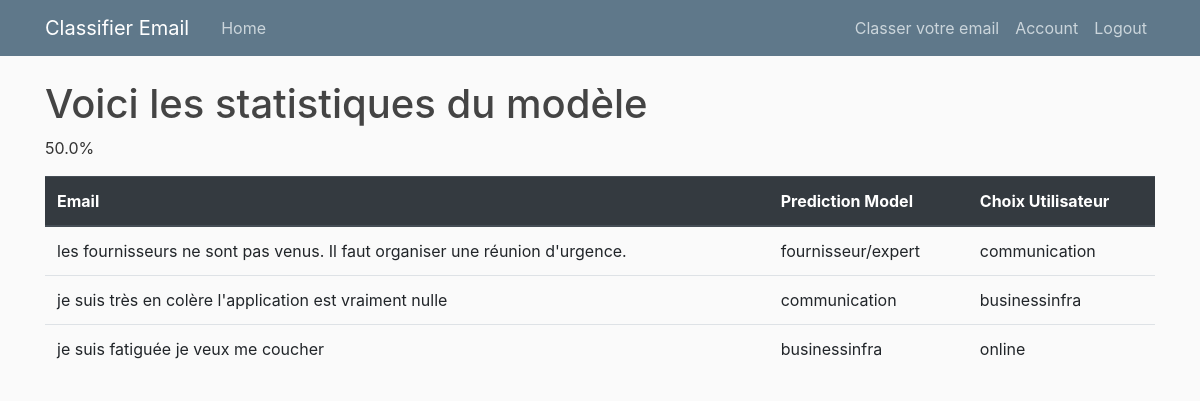
Screenshot of /administrateur (signed in) with the database file from the repository.
### flask_app/modelsdatabase.py (models this page shows, shortened)
class Email(db.Model):
    id = db.Column(db.Integer,primary_key=True)
    texte = db.Column(db.Text, nullable=False)
    user_id = db.Column(db.Integer, db.ForeignKey('user.id'),nullable=False)
    prediction_id= db.Column(db.Integer, db.ForeignKey('prediction.id'))
    choix_utilisateur_id = db.Column(db.Integer, db.ForeignKey('choix_utilisateur.id'))
    prediction = db.relationship("Prediction", back_populates="email")
    choix_utilisateur = db.relationship("ChoixUtilisateur",back_populates="email")

class Prediction(db.Model):
    id = db.Column(db.Integer,primary_key=True)
    categorie_id = db.Column(db.Integer, db.ForeignKey('categorie.id'))
    email = db.relationship("Email",back_populates="prediction",uselist=False)

class ChoixUtilisateur(db.Model):
    id = db.Column(db.Integer,primary_key=True)
    categorie_id = db.Column(db.Integer, db.ForeignKey('categorie.id'))
    email = db.relationship("Email",back_populates="choix_utilisateur",uselist = False)

### flask_app/routes.py (the view)
@app.route('/administrateur')
def admin():
    emails = Email.query.all()
    predictions = Prediction.query.all()
    choix_utilisateur = ChoixUtilisateur.query.all()
    categories = Categorie.query.all()
    prediction_ok = 0
    data = []
    for email, prediction, choix_utilisateur in zip(emails, predictions,choix_utilisateur):
        if prediction.id == choix_utilisateur.id and prediction.categorie_id == choix_utilisateur.categorie_id:
            prediction_ok +=1
        else:
            tmp= []
            tmp.append(email.texte)
            tmp.append(prediction.categorie_id)
            tmp.append(choix_utilisateur.categorie_id)
            data.append(tmp)
    taux = (prediction_ok/ db.session.query(Email.texte).count())*100
    nb_elements = db.session.query(Email.texte).count()
    print("taux de prediction correctes %s"%(taux))
    return render_template('administrateur.html', title= 'Page Administrateur', data = data, taux = taux, nb_elements = nb_elements )

### flask_app/modelsdatabase.py (called while the page is built)
@login_manager.user_loader
def load_user(user_id):
    return User.query.get(int(user_id))

### flask_app/templates/administrateur.html
{% extends "layout.html" %}
{% block content %}
    <h1>Voici les statistiques du modèle</h1>
    <div class="media-body">
      <p class="article-content">{{ taux ~ "%"}}</p>
      <table class="table">
        <thead class="thead-dark">
          <tr>
            <th scope="col">Email</th>
            <th scope="col">Prediction Model</th>
            <th scope="col">Choix Utilisateur</th>
          </tr>
        </thead>
        <tbody>
          {% for row in data %}
          <tr>
            <td>{{ row[0] }}</td>
            <td> {{ row[1] }}</td>
            <td> {{ row[2] }}</td>
          </tr>
          {% endfor %}
        </tbody>
      </table>
    </div>
{% endblock content %}

### flask_app/static/main.css (style rules this page uses)
body { background: #fafafa; color: #333333; margin-top: 5rem; }
h1, h2, h3, h4, h5, h6 { color: #444444; }
.article-content { white-space: pre-line; }

### rows the page displays
Email: texte "les fournisseurs ne sont pas venus. Il faut organiser une réunion d'urgence."
Prediction: categorie "fournisseur/expert"
ChoixUtilisateur: categorie "communication"
Email: texte "je suis très en colère l'application est vraiment nulle"
Prediction: categorie "communication"
ChoixUtilisateur: categorie "businessinfra"
Email: texte "je suis fatiguée je veux me coucher"
Prediction: categorie "businessinfra"
ChoixUtilisateur: categorie "online"

### other values shown
{{ taux ~ "%" }} "50.0%"
